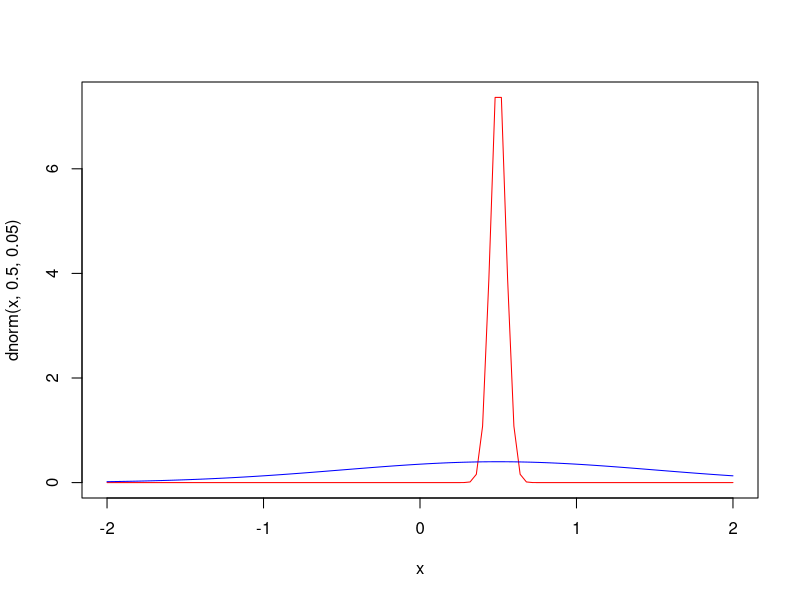
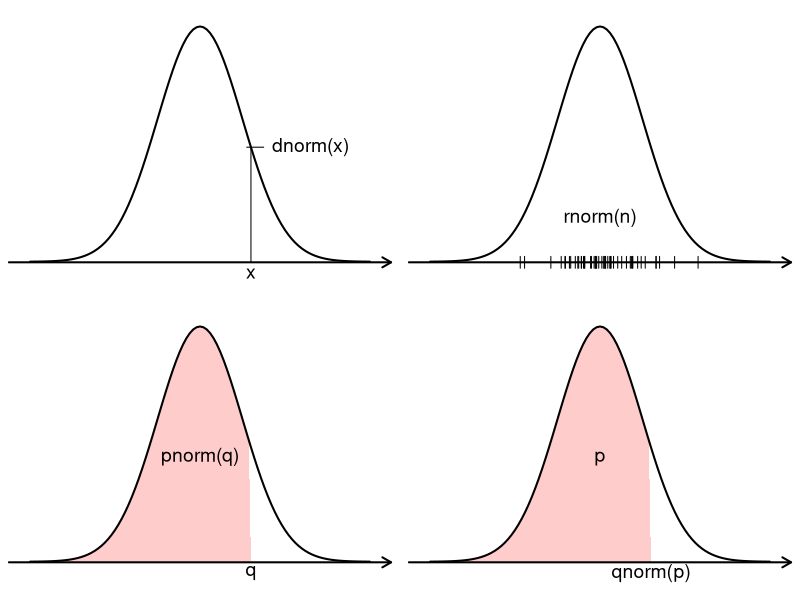
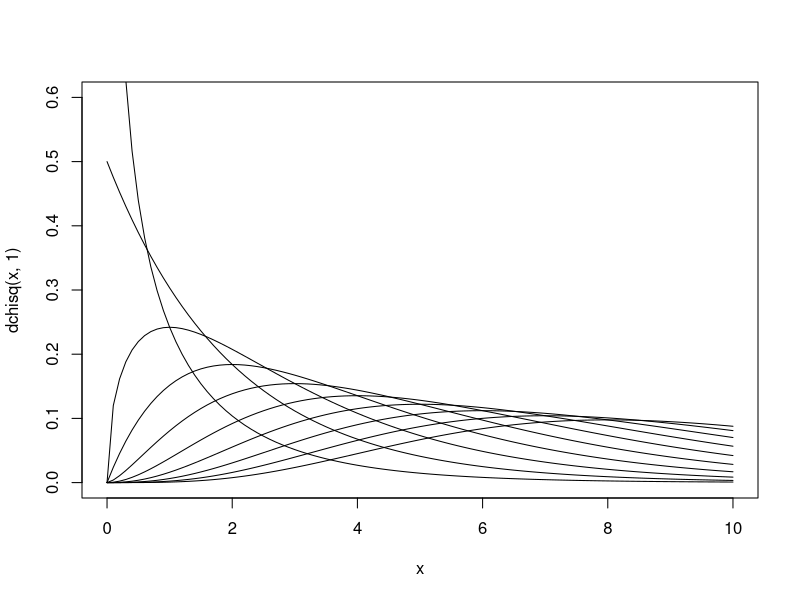
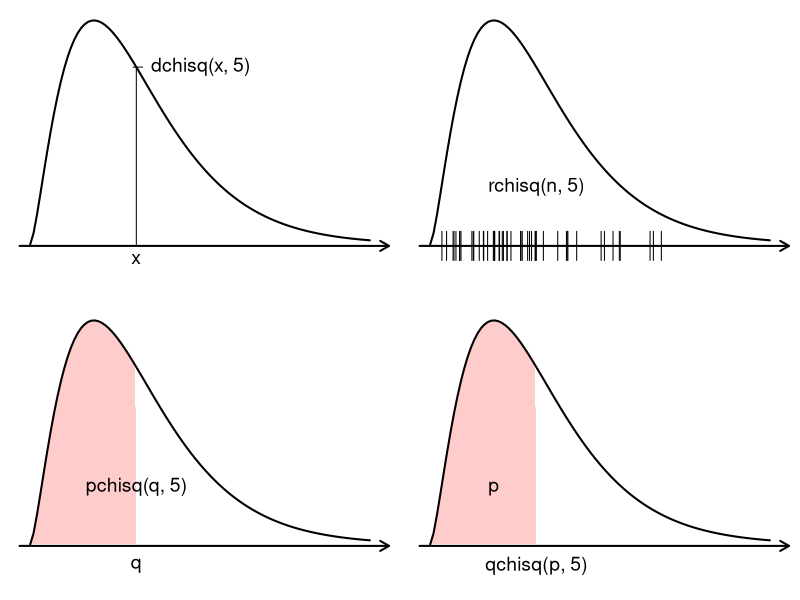
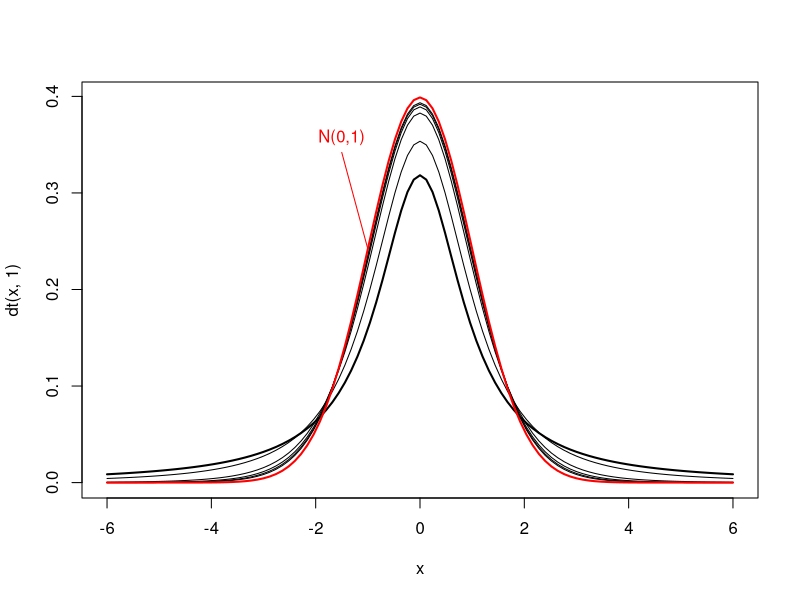
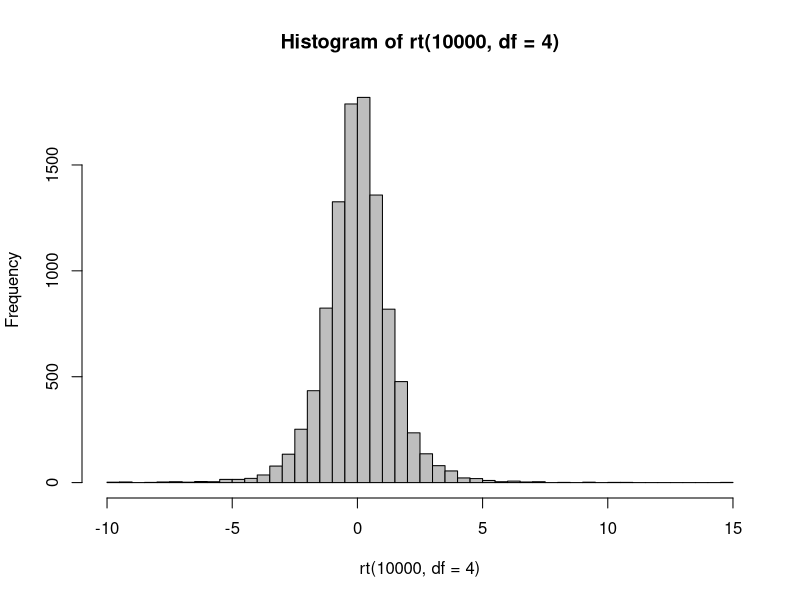

These charts were generated, in order, by the following R code:
## ---- chunk 1
set.seed(100)
knitr::opts_chunk$set(fig.align = "center", prompt = TRUE)
options(width = 63)
## ---- chunk 2
mean(sample(0:1, size = 100000, 
            replace = TRUE, prob = c(0.5, 0.5)))
## ---- chunk 3
mean(sample(0:1, size = 100000, 
            replace = TRUE, prob = c(0.2, 0.8)))
## ---- chunk 4
toss_coins <- function(n){
   sum(sample(0:1, n, replace = TRUE, prob = c(0.5, 0.5)))
}
## ---- chunk 5
result <- replicate(1000, toss_coins(n = 100))
mean(result)
var(result)
## ---- chunk 6
curve(dnorm(x, 0.5,  0.05), from = -2, to = 2, col = "red")
curve(dnorm(x, 0.5, 1), add = TRUE, col = "blue")
## ---- chunk 7
opar <- par(mgp = c(1, 0.1, 0), mar = c(1, 1, 1, 1), mfrow = c(2, 2))

set.seed(100)
xaxpos <- - 0.001
xaxmin <- -4.5
xaxmax <- 4.5

X = 1.2
x <- seq(-4, 4, by = 0.05)

# dnorm

plot(NULL, axes = FALSE, xlab = "", ylab = "", xlim = range(x), ylim = c(-0.02, dnorm(0)), lwd = 2)
curve(dnorm, from = min(x), to = max(x), lwd = 2, add = TRUE)
arrows(xaxmin, xaxpos, xaxmax, xaxpos, xpd = TRUE, lwd = 2, length = 0.1)
segments(X, 0, X, dnorm(X))
segments(X - 0.1, dnorm(X), X + 0.3, dnorm(X))
text(X, -0.02, "x", cex = 1.4)
text(X + 0.3, dnorm(X), "dnorm(x)", pos = 4, cex = 1.4)


# rnorm

plot(NULL, axes = FALSE, xlab = "", ylab = "", xlim = range(x), ylim = c(-0.02, dnorm(0)), lwd = 2)
curve(dnorm, from = min(x), to = max(x), lwd = 2, add = TRUE)
arrows(xaxmin, xaxpos, xaxmax, xaxpos, xpd = TRUE, lwd = 2, length = 0.1)
rs = rnorm(50)
for (r in rs) {
  segments(r, xaxpos - 0.01, r, xaxpos + 0.01)
}
text(0, 0.1, "rnorm(n)", pos = 1, cex = 1.4)


plot(NULL, axes = FALSE, xlab = "", ylab = "", xlim = c(-4, 4), ylim = c(-0.02, dnorm(0)), lwd = 2)
polygon(c(x[x < X], X), c(dnorm(x[x < X]), 0), col = rgb(1, 0, 0, 0.2), lty = 0)
curve(dnorm, from = - 4, to = 4, lwd = 2, add = TRUE)
arrows(xaxmin, xaxpos, xaxmax, xaxpos, xpd = TRUE, lwd = 2, length = 0.1)
text(X, -0.02, "q", cex = 1.4)
text(0, 0.8 * dnorm(X), "pnorm(q)", pos = 3, cex = 1.4)


plot(NULL, axes = FALSE, xlab = "", ylab = "", xlim = c(-4, 4), ylim = c(-0.02, dnorm(0)), lwd = 2)
polygon(c(x[x < X], X), c(dnorm(x[x < X]), 0), col = rgb(1, 0, 0, 0.2), lty = 0)
curve(dnorm, from = - 4, to = 4, lwd = 2, add = TRUE)
arrows(xaxmin, xaxpos, xaxmax, xaxpos, xpd = TRUE, lwd = 2, length = 0.1)
text(X, -0.02, "qnorm(p)", cex = 1.4)
text(0, 0.8 * dnorm(X), "p", pos = 3, cex = 1.4)

par(opar)
## ---- chunk 8
curve(dchisq(x, 1), from = 0, to = 10, ylim = c(0, 0.6))
for (i in 2:10) {
   curve(dchisq(x, i), add = TRUE)
}

## ---- chunk 9
opar <- par(mgp = c(1, 0.1, 0), mar = c(1, 1, 1, 1), mfrow = c(2, 2))

set.seed(100)
xaxpos <- - 0.001
xaxmin <- -0.5
xaxmax <- 16.9

X = 5
x <- seq(0, 16, by = 0.05)

# dchisq

plot(NULL, axes = FALSE, xlab = "", ylab = "", xlim = range(x), ylim = c(-0.02, 0.15), lwd = 2)
curve(dchisq(x, 5), from = min(x), to = max(x), lwd = 2, add = TRUE)
arrows(xaxmin, xaxpos, xaxmax, xaxpos, xpd = TRUE, lwd = 2, length = 0.1)
segments(X, 0, X, dchisq(X, 5))
segments(X - 0.15, dchisq(X, 5), X + 0.3, dchisq(X, 5))
text(X, -0.01, "x", cex = 1.4)
text(X + 0.3, dchisq(X, 5), "dchisq(x, 5)", pos = 4, cex = 1.4)


# rchisq

plot(NULL, axes = FALSE, xlab = "", ylab = "", xlim = range(x), ylim = c(-0.02, 0.15), lwd = 2)
curve(dchisq(x, 5), from = min(x), to = max(x), lwd = 2, add = TRUE)
arrows(xaxmin, xaxpos, xaxmax, xaxpos, xpd = TRUE, lwd = 2, length = 0.1)
rs = rchisq(50, 5)
for (r in rs) {
  segments(r, xaxpos - 0.01, r, xaxpos + 0.01)
}
text(5, 0.05, "rchisq(n, 5)", pos = 1, cex = 1.4)


# pchisq

plot(NULL, axes = FALSE, xlab = "", ylab = "", xlim = range(x), ylim = c(-0.02, 0.15), lwd = 2)
polygon(c(x[x < X], X), c(dchisq(x[x < X], 5), 0), col = rgb(1, 0, 0, 0.2), lty = 0)
curve(dchisq(x, 5), from = min(x), to = max(x), lwd = 2, add = TRUE)
arrows(xaxmin, xaxpos, xaxmax, xaxpos, xpd = TRUE, lwd = 2, length = 0.1)
text(X, -0.015, "q", cex = 1.4)
text(5, 0.05, "pchisq(q, 5)", pos = 1, cex = 1.4)


plot(NULL, axes = FALSE, xlab = "", ylab = "", xlim = range(x), ylim = c(-0.02, 0.15), lwd = 2)
polygon(c(x[x < X], X), c(dchisq(x[x < X], 5), 0), col = rgb(1, 0, 0, 0.2), lty = 0)
curve(dchisq(x, 5), from = min(x), to = max(x), lwd = 2, add = TRUE)
arrows(xaxmin, xaxpos, xaxmax, xaxpos, xpd = TRUE, lwd = 2, length = 0.1)
text(X, -0.015, "qchisq(p, 5)", cex = 1.4)
text(3, 0.05, "p", pos = 1, cex = 1.4)

par(opar)
## ---- chunk 10
curve(dt(x, 1), from = -6, to = 6, ylim = c(0,dnorm(0)), lwd = 2)
for (i in seq(2, 20, by = 4)) curve(dt(x, i), add = TRUE)
curve(dnorm(x), add = TRUE, col = "red", lwd = 2)

segments(-1, dnorm(-1), -1.5, dnorm(-1) + 0.1, col = "red")
text(-1.5, dnorm(-1) + 0.1, "N(0,1)", pos = 3, col = "red")
## ---- chunk 11
hist(rt(10000, df = 4), breaks = 40, col = "gray")
